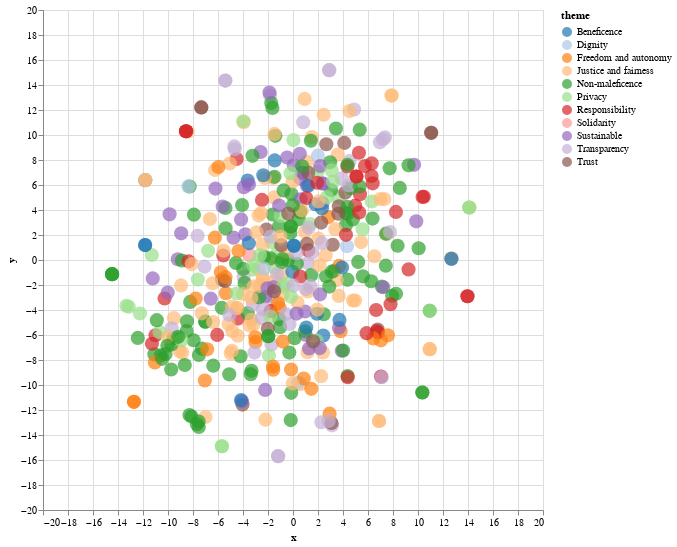

Here is the notebook cell this chart was saved with:
### Markdown cell above
First, apply the same pipeline than before:
- Does the data need to be cleaned and pre-processed ?
- Obtain BOW and TF-IDF representations.
- Visualize them with T-SNE.

<div class='alert alert-block alert-info'>
            Code:</div>

### Code cell
docs_tsne_th = TSNE(n_components=2, learning_rate='auto',
                    init='pca').fit_transform(tfidf)
data_th = pd.DataFrame({'x': docs_tsne_th[:,0],
                        'y': docs_tsne_th[:,1],
                        'theme': df['theme']})
                        #'Category': df['labelGeneric']
alt.data_transformers.disable_max_rows()
alt.Chart(data_th[:]).mark_circle(size=200).encode(
    x="x", 
    y="y", 
    color=alt.Color('theme:N', scale=alt.Scale(scheme='category20')),
    tooltip=['theme']
).interactive().properties(
    width=500,
    height=500
)

### Figure 1 — Vega-Lite specification as saved in the notebook (floating-point values rounded to 4 significant figures; data arrays with more than 128 entries replaced by an {"elided": "..."} marker saying what was removed)
{"config": {"view": {"continuousWidth": 300, "continuousHeight": 300}}, "data": {"name": "data-0b41c6c7c47b6f66314ededf98f60b01"}, "mark": {"type": "circle", "size": 200}, "encoding": {"color": {"field": "theme", "scale": {"scheme": "category20"}, "type": "nominal"}, "tooltip": [{"field": "theme", "type": "nominal"}], "x": {"field": "x", "type": "quantitative"}, "y": {"field": "y", "type": "quantitative"}}, "height": 500, "params": [{"name": "param_3", "select": {"type": "interval", "encodings": ["x", "y"]}, "bind": "scales"}], "width": 500, "$schema": "https://vega.github.io/schema/vega-lite/v5.20.1.json", "datasets": {"data-0b41c6c7c47b6f66314ededf98f60b01": {"elided": "458 records"}}}
